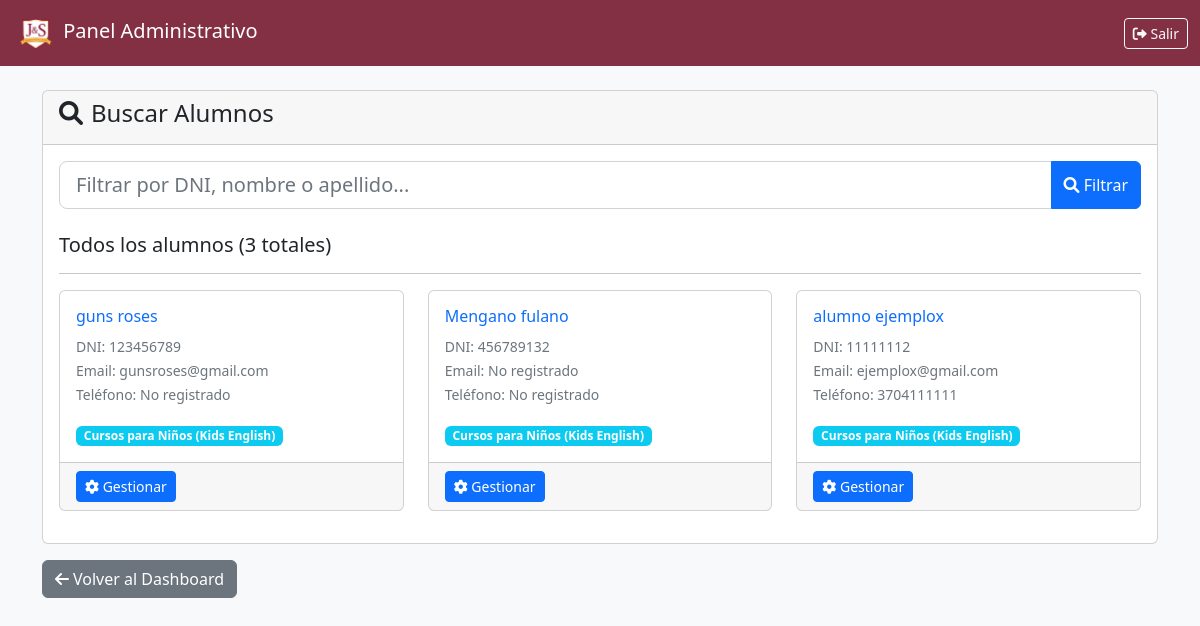
/buscar-alumnos/ (signed in), run on the app's committed database.
### agency/models.py (models this page shows, shortened)
class Alumno(models.Model):
    user = models.OneToOneField(User, on_delete=models.CASCADE)
    dni = models.CharField(max_length=20, unique=True)
    telefono = models.CharField(
        max_length=15,
        validators=[validar_telefono_15_digitos],
        blank=True
    )
    curso = models.ForeignKey(Curso, on_delete=models.SET_NULL, null=True, blank=True)
    fecha_registro = models.DateTimeField(auto_now_add=True)

class Curso(models.Model):
    nombre = models.CharField(max_length=100)
    descripcion = models.TextField(blank=True)
    fecha_creacion = models.DateTimeField(auto_now_add=True)
    def __str__(self):
        return self.nombre

### agency/views.py (the view)
# urls.py: path('buscar-alumnos/', views.buscar_alumnos, name='buscar_alumnos'),
@login_required
@user_passes_test(is_admin)
def buscar_alumnos(request):
    curso_id = request.session.get('curso_seleccionado')
    if not curso_id:
        return redirect('seleccionar_curso')
    curso_actual = get_object_or_404(Curso, id=curso_id)
    query = request.GET.get('q', '')
    if query:
        alumnos = Alumno.objects.filter(
            curso=curso_actual
        ).filter(
            models.Q(dni__icontains=query) |
            models.Q(user__first_name__icontains=query) |
            models.Q(user__last_name__icontains=query)
        )
    else:
        alumnos = Alumno.objects.filter(curso=curso_actual)
    return render(request, 'agency/buscar_alumnos.html', {
        'alumnos': alumnos,
        'query': query,
        'curso_actual': curso_actual,
    })

### agency/views.py (called while the page is built)
def is_admin(user):
    return user.is_staff

### agency/templates/agency/buscar_alumnos.html (shortened to what this page needs)
{% load static %}
<!DOCTYPE html>
<html lang="es">
<head>
    <link href="https://cdn.jsdelivr.net/npm/bootstrap@5.2.3/dist/css/bootstrap.min.css" rel="stylesheet">
    <link href="https://cdnjs.cloudflare.com/ajax/libs/font-awesome/6.0.0/css/all.min.css" rel="stylesheet">
</head>
<body style="background-color: #f8f9fa;">
    <nav class="navbar navbar-expand-lg navbar-dark" style="background-color: #843044;">
        <div class="container-fluid">
            <a class="navbar-brand" href="{% url 'admin_dashboard' %}">
                <img src="{% static 'agency/assets/img/navbar-jys.png' %}" alt="JyS" style="height: 40px;">
                Panel Administrativo
            </a>
            <div class="navbar-nav ms-auto">
                <a class="btn btn-outline-light btn-sm" href="{% url 'logout' %}">
                    <i class="fas fa-sign-out-alt"></i> Salir
                </a>
            </div>
        </div>
    </nav>
    <div class="container mt-4">
        <div class="row">
            <div class="col-12">
                <div class="card">
                    <div class="card-header">
                        <h4><i class="fas fa-search me-2"></i>Buscar Alumnos</h4>
                    </div>
                    <div class="card-body">
                        <form method="get" class="mb-4">
                            <div class="input-group">
                                <input type="text" class="form-control form-control-lg" name="q" value="{{ query }}" placeholder="Filtrar por DNI, nombre o apellido...">
                                <button class="btn btn-primary" type="submit">
                                    <i class="fas fa-search"></i> Filtrar
                                </button>
                            </div>
                        </form>
                        {% if query %}
                            <h5>Resultados para: "{{ query }}" ({{ alumnos.count }} encontrado{{ alumnos.count|pluralize }})</h5>
                        {% else %}
                            <h5>Todos los alumnos ({{ alumnos.count }} total{{ alumnos.count|pluralize:"es" }})</h5>
                        {% endif %}
                        <hr>
                        {% if alumnos %}
                            <div class="row">
                                {% for alumno in alumnos %}
                                    <div class="col-md-6 col-lg-4 mb-3">
                                        <div class="card h-100">
                                            <div class="card-body">
                                                <h6 class="card-title">
                                                    <a href="{% url 'gestionar_alumno' alumno.id %}" class="text-decoration-none">
                                                        {{ alumno.user.first_name }} {{ alumno.user.last_name }}
                                                    </a>
                                                </h6>
                                                <p class="card-text">
                                                    <small class="text-muted">DNI: {{ alumno.dni }}</small><br>
                                                    <small class="text-muted">Email: {{ alumno.user.email|default:"No registrado" }}</small><br>
                                                    <small class="text-muted">Teléfono: {{ alumno.telefono|default:"No registrado" }}</small>
                                                </p>
                                                <span class="badge bg-info">{{ alumno.curso|default:"Sin curso asignado" }}</span>
                                            </div>
                                            <div class="card-footer">
                                                <a href="{% url 'gestionar_alumno' alumno.id %}" class="btn btn-sm btn-primary">
                                                    <i class="fas fa-cog"></i> Gestionar
                                                </a>
                                            </div>
                                        </div>
                                    </div>
                                {% endfor %}
                            </div>
                        {% else %}
                            <div class="alert alert-info">
                                <i class="fas fa-info-circle me-2"></i>
                                No se encontraron alumnos{% if query %} que coincidan con "{{ query }}"{% endif %}
                            </div>
                        {% endif %}
                    </div>
                </div>
                <div class="mt-3">
                    <a href="{% url 'admin_dashboard' %}" class="btn btn-secondary">
                        <i class="fas fa-arrow-left me-1"></i>Volver al Dashboard
                    </a>
                </div>
            </div>
        </div>
    </div>
</body>
</html>

### data on the page
Alumno: user.first_name "guns", user.last_name "roses", dni "123456789", user.email "gunsroses@gmail.com", telefono "No registrado", curso "Cursos para Niños (Kids English)"
Alumno: user.first_name "Mengano", user.last_name "fulano", dni "456789132", user.email "No registrado", telefono "No registrado", curso "Cursos para Niños (Kids English)"
Alumno: user.first_name "alumno", user.last_name "ejemplox", dni "11111112", user.email "ejemplox@gmail.com", telefono "3704111111", curso "Cursos para Niños (Kids English)"

### other printed values
{{ alumnos.count }} "3"
